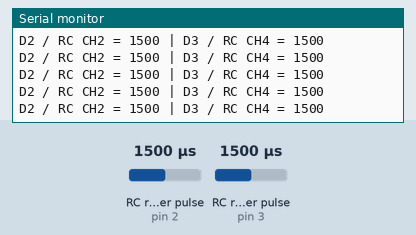
Simulated run of this sketch. Board: Arduino Uno, built with avr-gcc and run on an emulated ATmega328P. Shown: the last lines printed to the serial monitor. Wiring (inferred from the names in the program): 2 × RC receiver channel: data pin 2 / data pin 3. Inputs (shaded band) come from the test bench; at power-on: RC receiver pulse (sensors on pin 2, pin 3) 1500 µs.

Above: at 1.2 s.
1.3 s: RC receiver pulse (sensor on pin 2) set to 1020 µs
At 1.56 s:
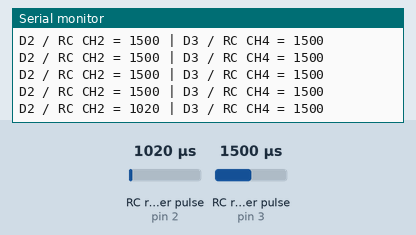
2.8 s: RC receiver pulse (sensor on pin 3) set to 1020 µs
At 2.97 s:
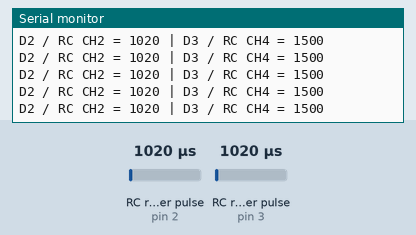
4.3 s: RC receiver pulse (sensor on pin 2) set to 1250 µs
At 4.37 s:
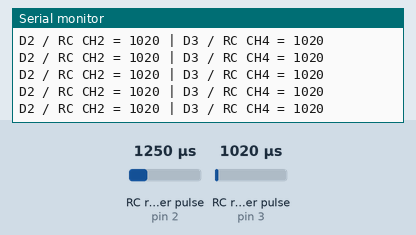
5.8 s: RC receiver pulse (sensor on pin 3) set to 1250 µs
At 5.98 s:
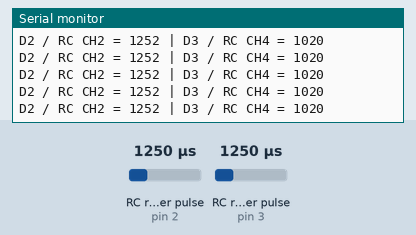
Timing chart, 0 to 8.3 s (numbered marks = the images above; inputs shaded):
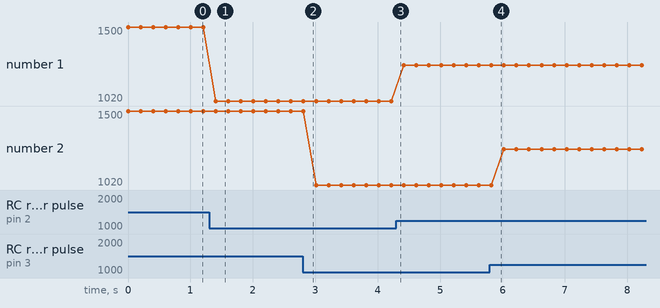

The sketch:

RC_Channel_Diagnostic.ino
```cpp
// RC Channel Diagnostic
// Reads Radiolink RC CH2 on D2 and CH4 on D3.
// Does not drive ESCs.

const int CH2_PIN = 2;
const int CH4_PIN = 3;

volatile unsigned long ch2Rise = 0;
volatile unsigned long ch4Rise = 0;

volatile int ch2Pulse = 1500;
volatile int ch4Pulse = 1500;

void ch2ISR() {
  if (digitalRead(CH2_PIN)) ch2Rise = micros();
  else {
    unsigned long w = micros() - ch2Rise;
    if (w >= 900 && w <= 2100) ch2Pulse = w;
  }
}

void ch4ISR() {
  if (digitalRead(CH4_PIN)) ch4Rise = micros();
  else {
    unsigned long w = micros() - ch4Rise;
    if (w >= 900 && w <= 2100) ch4Pulse = w;
  }
}

void setup() {
  Serial.begin(115200);
  pinMode(CH2_PIN, INPUT);
  pinMode(CH4_PIN, INPUT);
  attachInterrupt(digitalPinToInterrupt(CH2_PIN), ch2ISR, CHANGE);
  attachInterrupt(digitalPinToInterrupt(CH4_PIN), ch4ISR, CHANGE);
  Serial.println("RC channel diagnostic only. ESC outputs disabled.");
}

void loop() {
  noInterrupts();
  int ch2 = ch2Pulse;
  int ch4 = ch4Pulse;
  interrupts();

  Serial.print("D2 / RC CH2 = ");
  Serial.print(ch2);
  Serial.print(" | D3 / RC CH4 = ");
  Serial.println(ch4);
  delay(200);
}
```

Measured:
- after the input at 1.3 s, the serial monitor: prints a new line after 0.11 s (image 1)
- plotted number 1: 1500 → 1020 after the input at 1.3 s, 1020 → 1252 after the input at 4.3 s
